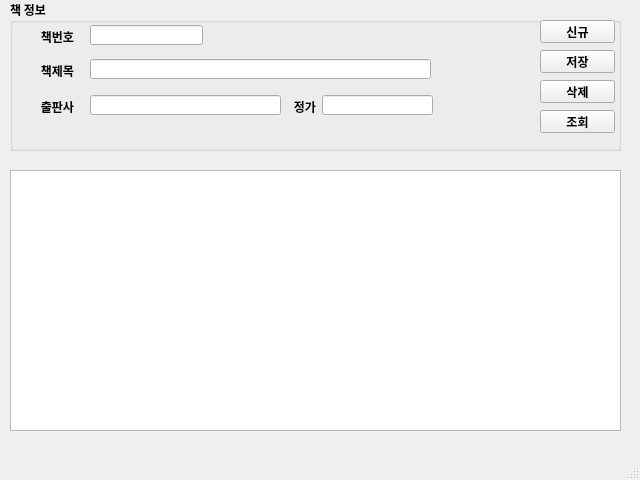
<?xml version="1.0" encoding="UTF-8"?>
<ui version="4.0">
 <class>MainWindow</class>
 <widget class="QMainWindow" name="MainWindow">
  <property name="geometry">
   <rect>
    <x>0</x>
    <y>0</y>
    <width>640</width>
    <height>480</height>
   </rect>
  </property>
  <property name="maximumSize">
   <size>
    <width>640</width>
    <height>480</height>
   </size>
  </property>
  <property name="font">
   <font>
    <family>나눔고딕</family>
    <weight>75</weight>
    <bold>true</bold>
   </font>
  </property>
  <property name="windowTitle">
   <string>마당 도서관리 V1.0</string>
  </property>
  <widget class="QWidget" name="centralwidget">
   <widget class="QGroupBox" name="groupBox">
    <property name="geometry">
     <rect>
      <x>10</x>
      <y>0</y>
      <width>611</width>
      <height>151</height>
     </rect>
    </property>
    <property name="title">
     <string>책 정보</string>
    </property>
    <widget class="QLineEdit" name="txtBookid">
     <property name="geometry">
      <rect>
       <x>80</x>
       <y>25</y>
       <width>113</width>
       <height>20</height>
      </rect>
     </property>
    </widget>
    <widget class="QLabel" name="label">
     <property name="geometry">
      <rect>
       <x>8</x>
       <y>31</y>
       <width>56</width>
       <height>12</height>
      </rect>
     </property>
     <property name="text">
      <string>책번호</string>
     </property>
     <property name="alignment">
      <set>Qt::AlignRight|Qt::AlignTrailing|Qt::AlignVCenter</set>
     </property>
    </widget>
    <widget class="QLineEdit" name="txtBookName">
     <property name="geometry">
      <rect>
       <x>80</x>
       <y>59</y>
       <width>341</width>
       <height>20</height>
      </rect>
     </property>
    </widget>
    <widget class="QLabel" name="label_2">
     <property name="geometry">
      <rect>
       <x>8</x>
       <y>65</y>
       <width>56</width>
       <height>12</height>
      </rect>
     </property>
     <property name="text">
      <string>책제목</string>
     </property>
     <property name="alignment">
      <set>Qt::AlignRight|Qt::AlignTrailing|Qt::AlignVCenter</set>
     </property>
    </widget>
    <widget class="QLineEdit" name="txtPrice">
     <property name="geometry">
      <rect>
       <x>312</x>
       <y>95</y>
       <width>111</width>
       <height>20</height>
      </rect>
     </property>
    </widget>
    <widget class="QLineEdit" name="txtPublisher">
     <property name="geometry">
      <rect>
       <x>80</x>
       <y>95</y>
       <width>191</width>
       <height>20</height>
      </rect>
     </property>
    </widget>
    <widget class="QLabel" name="label_3">
     <property name="geometry">
      <rect>
       <x>275</x>
       <y>97</y>
       <width>31</width>
       <height>20</height>
      </rect>
     </property>
     <property name="text">
      <string>정가</string>
     </property>
     <property name="alignment">
      <set>Qt::AlignRight|Qt::AlignTrailing|Qt::AlignVCenter</set>
     </property>
    </widget>
    <widget class="QLabel" name="label_4">
     <property name="geometry">
      <rect>
       <x>8</x>
       <y>101</y>
       <width>56</width>
       <height>12</height>
      </rect>
     </property>
     <property name="text">
      <string>출판사</string>
     </property>
     <property name="alignment">
      <set>Qt::AlignRight|Qt::AlignTrailing|Qt::AlignVCenter</set>
     </property>
    </widget>
    <widget class="QPushButton" name="btnNew">
     <property name="geometry">
      <rect>
       <x>530</x>
       <y>20</y>
       <width>75</width>
       <height>23</height>
      </rect>
     </property>
     <property name="text">
      <string>신규</string>
     </property>
    </widget>
    <widget class="QPushButton" name="btnSave">
     <property name="geometry">
      <rect>
       <x>530</x>
       <y>50</y>
       <width>75</width>
       <height>23</height>
      </rect>
     </property>
     <property name="text">
      <string>저장</string>
     </property>
    </widget>
    <widget class="QPushButton" name="btnDel">
     <property name="geometry">
      <rect>
       <x>530</x>
       <y>80</y>
       <width>75</width>
       <height>23</height>
      </rect>
     </property>
     <property name="text">
      <string>삭제</string>
     </property>
    </widget>
    <widget class="QPushButton" name="btnReload">
     <property name="geometry">
      <rect>
       <x>530</x>
       <y>110</y>
       <width>75</width>
       <height>23</height>
      </rect>
     </property>
     <property name="text">
      <string>조회</string>
     </property>
    </widget>
   </widget>
   <widget class="QTableWidget" name="tblBooks">
    <property name="geometry">
     <rect>
      <x>10</x>
      <y>170</y>
      <width>611</width>
      <height>261</height>
     </rect>
    </property>
   </widget>
  </widget>
  <widget class="QMenuBar" name="menubar">
   <property name="geometry">
    <rect>
     <x>0</x>
     <y>0</y>
     <width>640</width>
     <height>20</height>
    </rect>
   </property>
  </widget>
  <widget class="QStatusBar" name="statusbar"/>
 </widget>
 <resources/>
 <connections/>
</ui>
